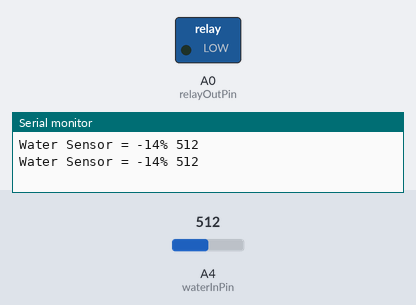
Bench run of a sketch on a simulated Arduino Uno, built with avr-gcc and run on an emulated ATmega328P. On the bench: switched loads named in the sketch (green lamp = pin HIGH), the last lines printed to the serial monitor. Inputs (shaded band) come from the test bench; at power-on: A4 (waterInPin) = 512.

Above: at 3.8 s.
3.9 s: A4 (waterInPin) set to 582
7.8 s: A4 (waterInPin) set to 610
At 9.7 s:
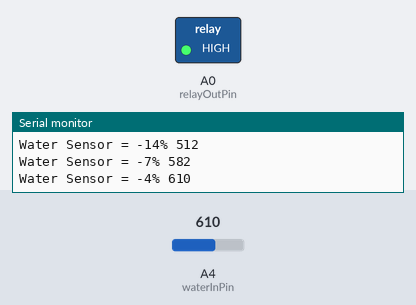
11.7 s: A4 (waterInPin) set to 511
At 13.2 s:
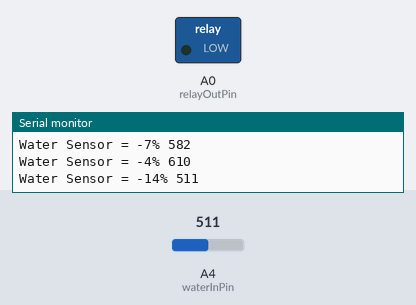
15.6 s: A4 (waterInPin) set to 716
At 19.0 s:
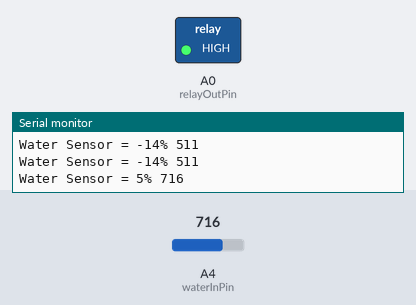
Timing chart, 0 to 20.5 s (numbered marks = the images above; inputs shaded):
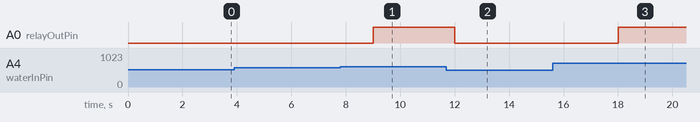

Measured:
- the behaviour switches between 599 and 600 on A4 (waterInPin) (found by bisection; images 0 and 1)
- after the input at 7.8 s, A0 (relayOutPin): LOW → HIGH after 1.2 s
- after the input at 11.7 s, A0 (relayOutPin): HIGH → LOW after 0.30 s
- after the input at 15.6 s, A0 (relayOutPin): LOW → HIGH after 2.4 s

The sketch:

water-relay.ino
```cpp
const int relayOutPin = A0;
const int waterInPin = A4;
const int loopDelay = 3000;
const int waterSensorCutoff = 600;

void setup() {
  pinMode(relayOutPin, OUTPUT);
  pinMode(waterInPin, INPUT);
  digitalWrite(relayOutPin, HIGH);
  Serial.begin(9600);
}

void loop() {
  int waterValue = analogRead(waterInPin);
  Serial.print("Water Sensor = ");
  Serial.print(waterValue * 100 / 1024);
  Serial.print("% ");
  Serial.print(waterValue);
  Serial.println();

  if (waterValue < waterSensorCutoff) {
    digitalWrite(relayOutPin, LOW);
  } else {
    digitalWrite(relayOutPin, HIGH);
  }

  delay(loopDelay);
}
```
